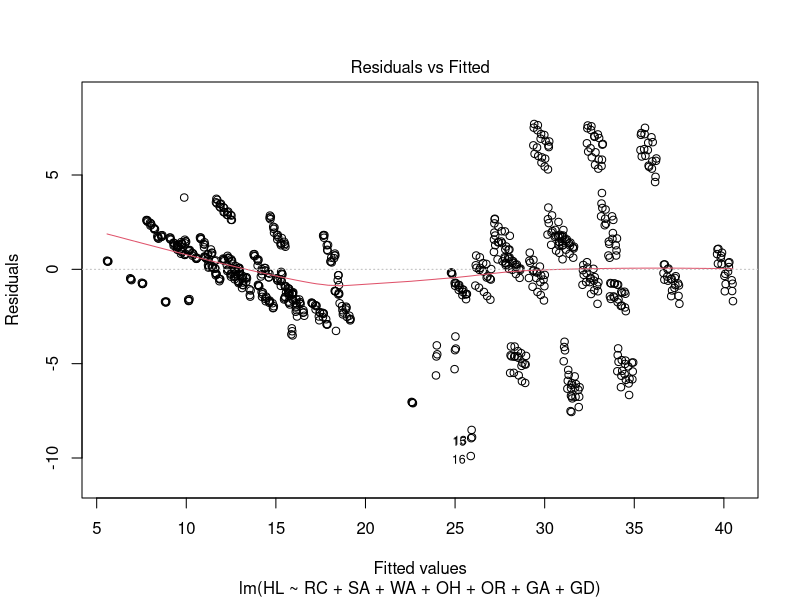
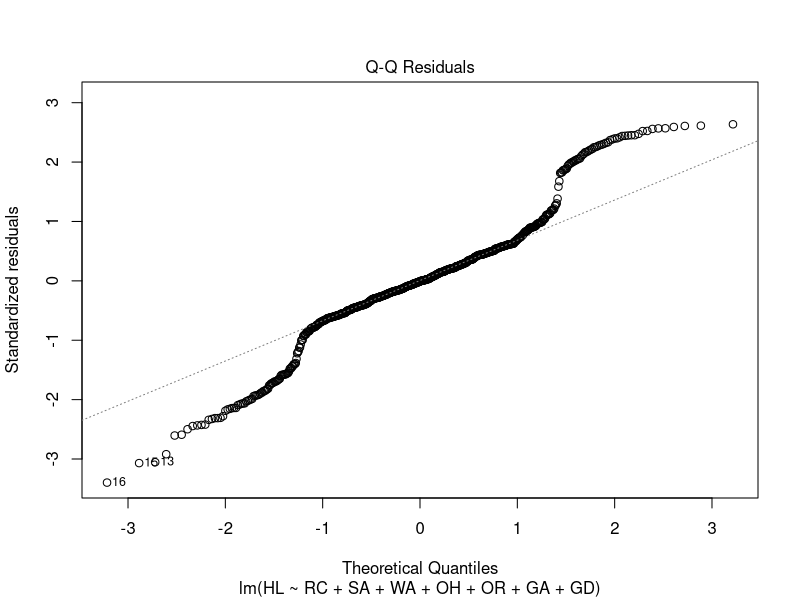
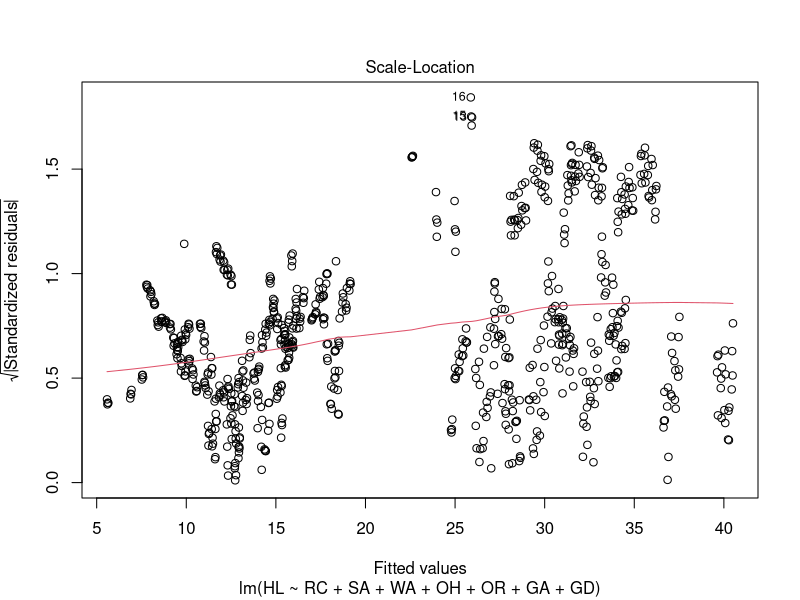
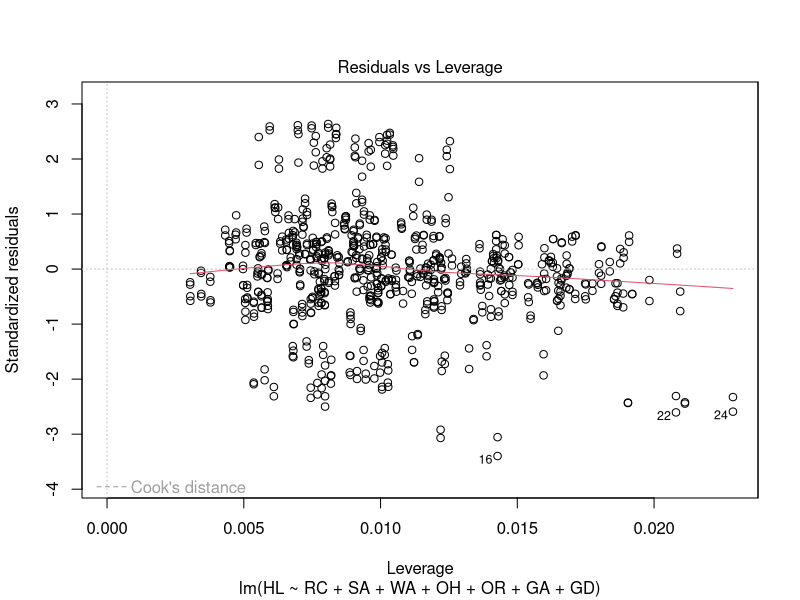
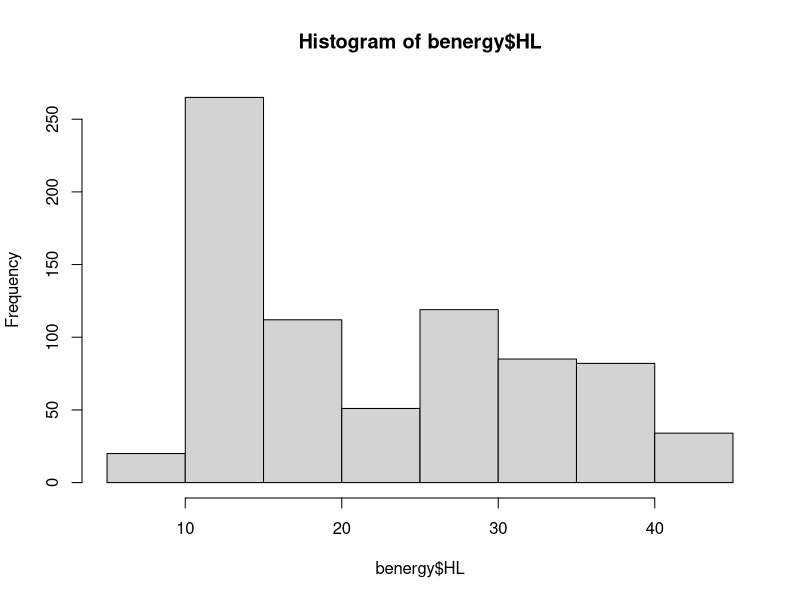
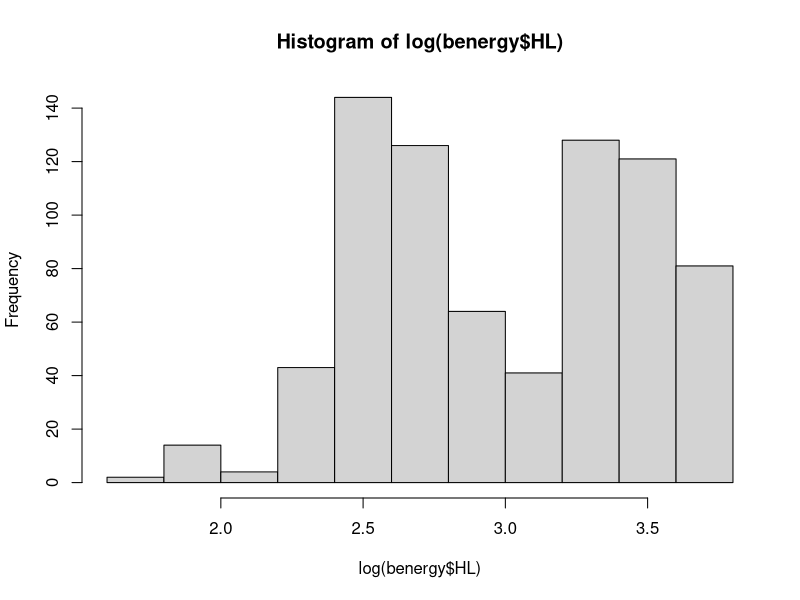
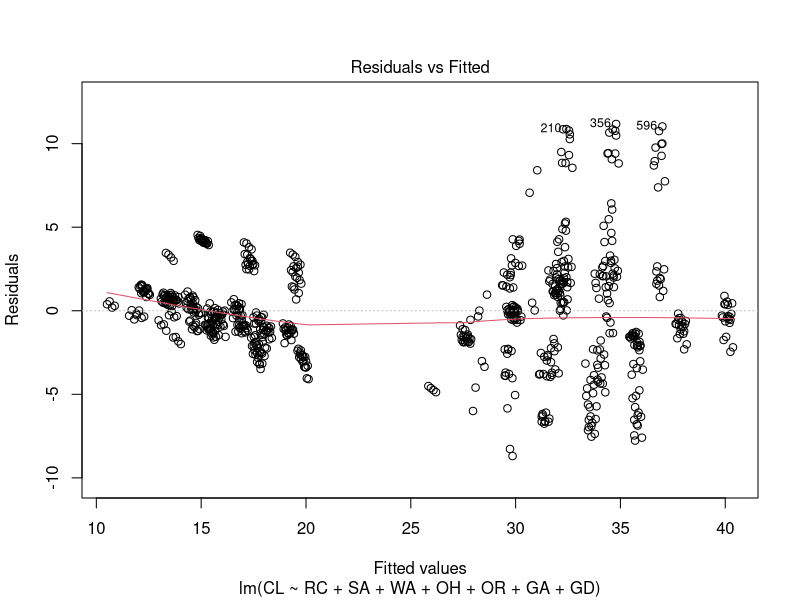
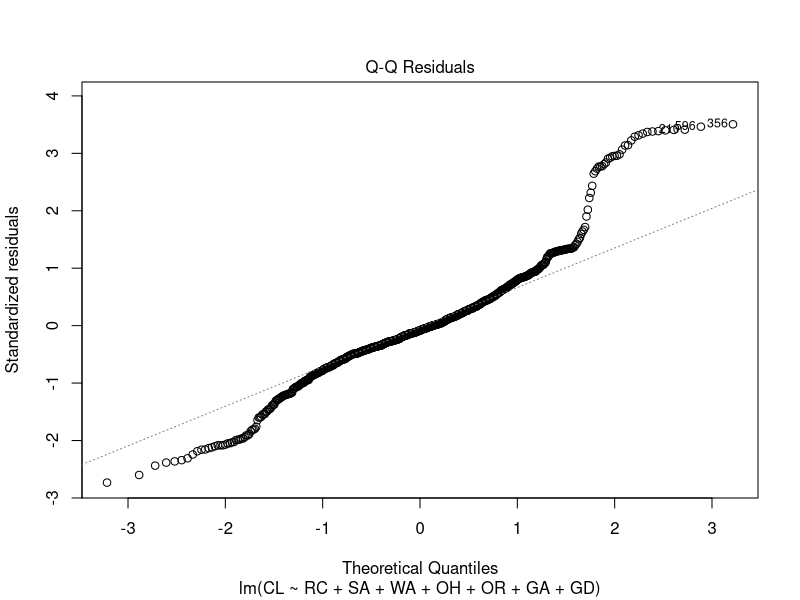

The R source for these figures, in order: (Note: a time limit stopped this script after it produced the figures.)
## Stat Programming Assignment 4 $$

## Part A ##
setwd("/Users/chris/Documents/GeorgetownMPPMSFS/McCourtMPP/Semester4MPP/ProgrammingStats") 

if (!require(car)) {
  install.packages("car")
  require(car)
}

install.packages('dplyr')
library(dplyr)

install.packages("ggplot2")
library(ggplot2)

# Load in the Data
benergy <- read.csv("buildingenergy.csv", header=T)

# HL Regression Model 

regHL <- lm(HL ~ RC + SA + WA + RA + OH + OR + GA + GD, data = benergy)
summary(regHL)

# - How do we interpret the stars?
# Most statsig at 0.001 level. GD statsig at .01 level. OR not statsig (p = .80). RA not defined because of singularities (Need to figure out)

# Get rid of RA as it appears to be perfectly multicollinear with other variables in the model. In this case, I assume this is because roof area will be directly related to surface area. 

regHL2 <- lm(HL ~ RC + SA + WA + OH + OR + GA + GD, data = benergy)
summary(regHL2)

# Same stat sig conclusions. 

plot(regHL2)
# RvF seems essentially random with some outliers at the bottom
# With QQ, some values at the lower end and maybe one at the upper end skew away from the line
# Scale-location similar conclusion as RvF
# Cook's 16, 22, and 24 have big impact.


#

# Testing whether log would be better. 
hist(benergy$HL)
hist(log(benergy$HL))
# Log does not look any more normal. Stick with non-logged. 

vif(regHL2)
# Looks like there is a major multicollinearity problem with relative compactness, surface area, wall area, and overall height, which isn't surprising given how related those are. We use a liberal threshold of 10 for multicollinearity here.  

regHL3 <- lm(HL ~ OR + GA + WA + GD, data = benergy)
summary(regHL3)

vif(regHL3)
# Much more tolerable now. 

benergy$reHL <- resid(regHL3)
summary(benergy$reHL)

# We lose statsig on GD and have a much lower R^2. 

X <- subset(benergy,select=-c(HL))
round(cor(X),2)

## Summary of regression model
# - What are residuals - Mean of 0 is probably a pretty good thing.
# Min.  1st Qu.   Median     Mean  3rd Qu.     Max. 
# -9.89654 -1.31964 -0.02522  0.00000  1.35321  7.70523 

# - What is residual standard error?
# - What is the difference between R^2^ and Adjusted-R^2^?
# R^2 is 0.9162 and adjusted R-sq is 0.9154, so it's pretty good. 
# - What does the p-value at the end tell us? p-value of < 2.2e-16 
# The F-value is highly significant implying that all the explanatory variables together significantly explain HL.

# Add most important predictors based on stat sig to markedown

# CL Regression Model 

regCL <- lm(CL ~ RC + SA + WA + RA + OH + OR + GA + GD, data = benergy)
summary(regCL)

# - How do we interpret the stars?
# Similar to HL. Most statsig at 0.001 level. OR not statsig (p = .24). RA not defined because of singularities (Need to figure out)

# Get rid of RA as it appears to be perfectly multicollinear with other variables in the model. In this case, I assume this is because roof area will be directly related to surface area. 

regCL2 <- lm(CL ~ RC + SA + WA + OH + OR + GA + GD, data = benergy)
summary(regCL2)

# Same stat sig conclusions.

plot(regCL2)
# RvF seems essentially random with some outliers at the top
# With QQ, some values at the top end and maybe one at the ottomb end skew away from the line
# Scale-location similar conclusion as RvF
# Cook's 596, 584 have big impact.

#

# Testing whether log would be better. 
hist(benergy$CL)
hist(log(benergy$CL))
# Log does not look any more normal. Stick with non-logged. 

vif(regCL2)
# Looks like there is a major multicollinearity problem with relative compactness, surface area, and overall height, which isn't surprising given how related those are. We use a liberal threshold of 10 for multicollinearity here.  

regCL3 <- lm(CL ~ OR + GA + WA + GD, data = benergy)
summary(regCL3)

vif(regCL3)
# Much more tolerable now. 

benergy$reCL <- resid(regCL3)
summary(benergy$reCL)

# We lose statsig on GD and have a much lower R^2. 

X <- subset(benergy,select=-c(HL))
round(cor(X),2)

## Summary of regression model
# - What are residuals - Mean of 0 is probably a pretty good thing.
# Min. 1st Qu.  Median    Mean 3rd Qu.    Max. 
# -15.830  -6.919  -1.427   0.000   7.005  18.721 

# - What is residual standard error? 8.393 on 763 DF
# - What is the difference between R^2^ and Adjusted-R^2^?
# R^2 is 0.2257 and adjusted R-sq is 0.2217, so it's pretty good. 
# - What does the p-value at the end tell us? p-value of < 2.2e-16 
# The F-value is highly significant implying that all the explanatory variables together significantly explain CL.

# Add most important predictors based on stat sig to markedown

## Part B

# Load in and clean the data
kicks <- read.csv("kicksfootball.csv", header=T)
colnames(kicks) <- c("Yards", "Goal", "Practiceormatch")
kicks$Goal <- ifelse(toupper(kicks$Goal)=="Y", 1,0)

# Create two subsets 
practice <- kicks %>%
  filter(Practiceormatch == "P")

match <- kicks %>%
  filter(Practiceormatch == "M")
  
# Fit the logistic regression model 
practlog <- glm(Goal ~ Yards, 
             data=practice,
             family=binomial)
summary(practlog)

matchlog <- glm(Goal ~ Yards, 
                data=match,
                family=binomial)
summary(matchlog)

# Look back at rmd for guidance in comparing models. Lower AIC for practice means it's prob better. 

# Predicting 
inp <- c(40)
newdata = data.frame(Yards=inp)
predict(practlog, newdata, type="response")
predict(matchlog, newdata, type="response")
# Better probability will be made in match. 

## Part C
p <- ggplot(benergy) + aes(x = WA, y = HL) + geom_point(size = 3, color='red')
p

# The below might run in rmarkdown, but not sure yet. 
quantile(benergy$HL)
benergy$HLcat <- ifelse(benergy$HL <= 13, 1, ifelse(benergy$HL > 13 & benergy$HL <= 19, 2, ifelse(benergy$HL > 19 & benergy$HL <= 32, 3, ifelse(benergy$HL > 32, 4, NA))))
benergy$HLcat <- as.factor(benergy$HLcat)

quantile(benergy$RC)
benergy$RCcat <- ifelse(benergy$RC <= .6201, 1, ifelse(benergy$RC > .6201 & benergy$RC <= .6826, 2, ifelse(benergy$RC > .6826 & benergy$RC <= .7501, 3, ifelse(benergy$RC > .7501, 4, NA))))
benergy$RCcat <- as.factor(benergy$RCcat)

q <- ggplot(benergy) + aes(x = WA, y = HL) + geom_point(size = 1, color='red') + facet_wrap(HLcat~RCcat)
q



# Fit the linear models 
h <- ggplot(benergy) + aes(x = WA, y = HL) + geom_point(size = 3, color='red') + stat_smooth(method = "lm", size = 1)
print(h)

j <- ggplot(benergy) + aes(x = WA, y = HL) + geom_point(size = 3, color='red') + stat_smooth(method = "lm", size = 1) + facet_grid(HL~RC)
print(j)

# Second Order Polynomial 
z <- ggplot(benergy) + aes(x = WA, y = HL) + geom_point(size = 3, color='red') + stat_smooth(method = "lm", formula = y ~ poly(x, 2), size = 1)
z

v <- ggplot(benergy) + aes(x = WA, y = HL) + geom_point(size = 3, color='red') + stat_smooth(method = "lm", formula = y ~ poly(x, 2), size = 1) + facet_grid(HL~RC)
print(v)

# Fit the loess models

k <- ggplot(benergy) + aes(x = WA, y = HL) + geom_point(size = 3, color='red') + stat_smooth(method = "loess", size = 1)
k

m <- ggplot(benergy) + aes(x = WA, y = HL) + geom_point(size = 3, color='red') + stat_smooth(method = "loess", size = 1) + facet_grid(HL~RC)
m

#2 probit
# Practice
plot(Goal~Yards,data=practice,
     xlab="Yards",
     ylab="Probability of Goal")
curve(predict(practlog,
              data.frame(Yards=x),
              type="resp"),
      add=TRUE)
par(new=TRUE)
plot(Goal~Yards,data=match,
     xlab="Yards",
     ylab="Probability of Goal")
curve(predict(matchlog,
              data.frame(Yards=x),
              type="resp"),
      add=TRUE)

##
unique(benergy$GD)
unique(benergy$OR)

q <- ggplot(benergy) + aes(x = WA, y = HL) + geom_point(size = 1, color='red') + facet_wrap(GD~OR)
q
